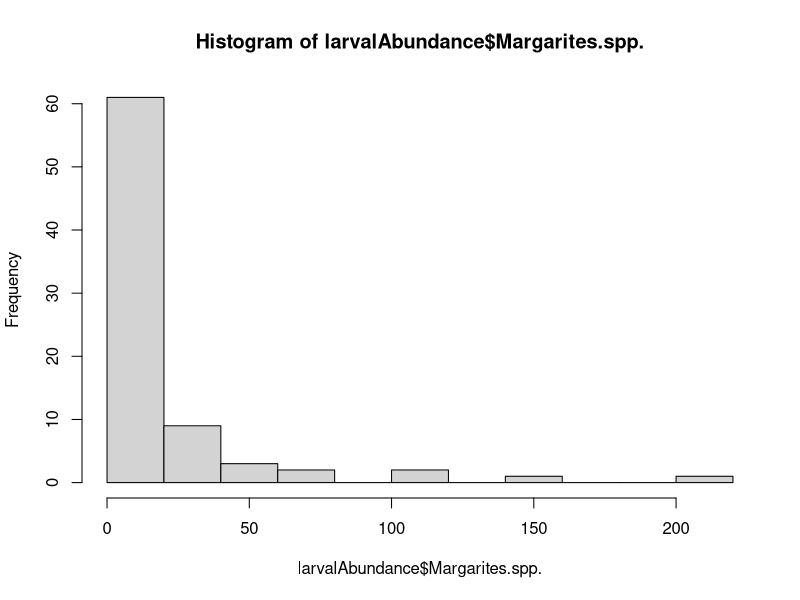

Reproduce this figure in R.
## ---- chunk 1
1+1
## ---- chunk 2
a <- 2
b <- 1+2
## ---- chunk 3
a
b
a/b
## ---- chunk 4
f <- "This is a character string, you can tell because of the quotation marks"
## ---- chunk 5
x <- 1:3
## ---- chunk 6
x <- c(1,3,5)
y <- c(1:4,6,8)
## ---- chunk 7
mean(y)
## ---- chunk 8
x <- c(1,2,5,7,88,3,4,2,4,6,7,NA)

mean(x)

mean(x, na.rm = TRUE)
## ---- chunk 9
2==1
2==2
2!=1
## ---- chunk 10
x <- 1

x <- 2

# x <- 3
## ---- chunk 11
# make a matrix
x <- matrix(data = c(1,1,2,5,3,4), nrow = 2, ncol = 3)

x

# make an array

y <- array(data = c(1:8), dim = c(2,2,2))

y
## ---- chunk 12
# in 1D
x <- c(1,2,3,4,6,34,2,1,5,6,7)
# if we want the 7th value
x[7]
# if we want the 2nd and 7th value
x[c(2,7)]
# if we want only values greater than 10
x[x>10]
# whoa, that blew my mind! How did that work?
# well indexing works by giving the numeric index, or a logical vector the length of the vector we're working with
# so x>10 produces a logical vector the length of x
x>10

# in 2D
x <- matrix(data = c(1,1,2,5,3,4), nrow = 2, ncol = 3)
# this works similar, but you need to provide 2 numbers (or 2 vectors of numbers), for row number and for column number
x[1,3]
x[c(1,2),1]
# if you leave one dimension blank, the whole row or column will be returned
x[,1]
x[2,]

# in 3D, add another dimension!
x <- array(data = c(1:24), dim = c(2,3,4))
x[1,2,3]
x[,,3]
## ---- chunk 13
# make a data frame
x <- data.frame(nums = c(1,2,3),
                chars = c("one","two","three"),
                logis = c(TRUE, FALSE, TRUE))

# print the whole thing to the console
x

# or for a very big dataframe, you may want to use head to see the top 5 rows
head(x)

# use the str function to see it's structure
str(x)

## ---- chunk 14
# let's try having both strings and factors in the data frame
# make a data frame
x <- data.frame(nums = c(1,2,3),
                chars = c("one","two","three"),
                facts = as.factor(c("one","two","three")),
                logis = c(TRUE, FALSE, TRUE),
                stringsAsFactors = FALSE)

# print the whole thing to the console
x

# or for a very big dataframe, you may want to use head to see the top 5 rows
head(x)

# use the str function to see it's structure
str(x)

## ---- chunk 15
# make a data frame
x <- data.frame(nums = c(1,2,3),
                chars = c("one","two","three"),
                facts = as.factor(c("one","two","three")),
                logis = c(TRUE, FALSE, TRUE),
                stringsAsFactors = FALSE)

x[1,2]
x[,2]
x$chars

# and you can also treat these columns as 1D vectors
x$chars[1]

## ---- chunk 16
# you can hard code the whole file path, but try to never do that!
# your computer may not have a C drive, and your name almost certainly is not Remi, so this will not work for you

# larvalAbundance <- read.csv("C:/Users/Remi-Work/Desktop/2017-CHONe-Data/rawdata/larval abundance.csv")

# The above is unsurprisingly not reproducible! Always use relative paths!
# Relative paths are a shortened version of the above, you only need to type what comes after the project directory
# REMINDER: The project directory is where the .Rproj file is stored

larvalAbundance <- read.csv("rawdata/larval abundance.csv", stringsAsFactors = FALSE)

# writing it this way (relative path) means that your project is reproducible since you can move this whole directory to another location on your computer OR ANY OTHER COMPUTER!!!

## ---- chunk 17
str(larvalAbundance)
## ---- chunk 18
# say for example, I knew that the second observation was in fact taken at 12 m depth
larvalAbundance$depth[2]

# the value in the data frame is indeed 3 WRONG! Let,s correct it 
larvalAbundance$depth[2] <- 12
head(larvalAbundance)

# The other issue you may notice is that my months values are mostly numbers, but there's at least 1 "August" in there
# We could correct just that one we see on line 4
larvalAbundance$month[4] <- 8

# Or we could get rid of all the "August"'s in one pass
larvalAbundance$month[larvalAbundance$month=="August"] <- 8

# but that column is still a character string, let's convert it to numeric
larvalAbundance$month <- as.numeric(larvalAbundance$month)

str(larvalAbundance)

## ---- chunk 19
unique(larvalAbundance$year)

# or for time
unique(larvalAbundance$time)

# as you can see there are a few trailing white spaces, to do text substitutions, let's use gsub()
# but first let's see how this works; it matches a pattern in x and replaces it.

gsub(pattern = "ABC",replacement = "XYZ",x = "TUVWABC")

gsub(pattern = "doesn't work",replacement = "works",x = "If this sentence no longer contains the pattern, then gsub doesn't work")

# So now, let's use gsub to remove those spaces. The patter we are matching is just a space and the replacement is nothing, so that will remove white spaces

larvalAbundance$time <- gsub(pattern = " ",replacement = "",x = larvalAbundance$time)

## ---- chunk 20
min(larvalAbundance$Margarites.spp.)
max(larvalAbundance$Margarites.spp.)
hist(larvalAbundance$Margarites.spp.)

## ---- chunk 21
names(larvalAbundance)

names(larvalAbundance)[names(larvalAbundance)=="long"] <- "decimalLongitude"
names(larvalAbundance)[names(larvalAbundance)=="lat"] <- "decimalLatitude"
names(larvalAbundance)[names(larvalAbundance)=="site"] <- "locationID"

## ---- chunk 22
# let's create a new folder for intermediate data products
dir.create("data")

# Then let's save the cleaned data in that folder
write.csv(larvalAbundance, file = "data/larvalAbundanceClean.csv", row.names = FALSE)
## ---- chunk 23

custommean <- function(x){
    m <- sum(x)/length(x)
    return(m)
}

# so we defined custommean as a function with arguments 'x', and it does what is inside the curly brackets
# it will return m which is the mean of x.

x <- c(1,2,3,6)

# does it work?
custommean(x = x)
